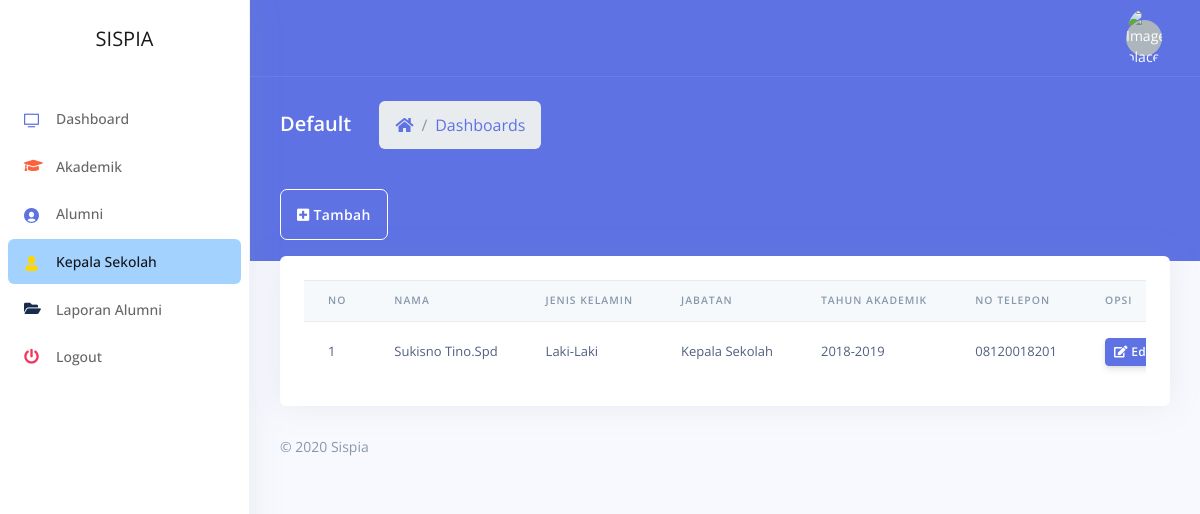
The app's page /index.php/kepsek with its own data.
### tables this page shows
CREATE TABLE `kepsek` (
  `nip` varchar(20) NOT NULL,
  `nama_kepsek` varchar(128) NOT NULL,
  `jenis_kelamin` enum('Laki-Laki','Perempuan') NOT NULL,
  `jabatan` varchar(50) NOT NULL,
  `no_hp` varchar(15) NOT NULL,
  `akademik_id` int(11) NOT NULL
);

CREATE TABLE `akademik` (
  `id_akm` int(11) NOT NULL,
  `tahun_ak` varchar(30) NOT NULL,
  `status` varchar(20) NOT NULL
);

### application/controllers/Kepsek.php (called while the page is built, shortened)
<?php
class Kepsek extends CI_Controller
{
  public function __construct()
  {
    $this->load->model('AppModel','app');
  }
  public function index()
  {
    $data['kepsek'] = $this->app->getKepsek();
    $data['user']   = $this->db->get_where('users', ['id_user' => $this->session->userdata('id_user')])->row_array();
    $this->load->view('kepsek/index', $data);
  }
}

### index.php (called while the page is built, shortened)
<?php
require_once BASEPATH.'core/CodeIgniter.php';

### application/models/AppModel.php (called while the page is built, shortened)
<?php
class AppModel extends CI_Model
{
  public function getKepsek()
  {
    $this->db->select('*');
    $this->db->from('kepsek');
    $this->db->join('akademik', 'akademik.id_akm=kepsek.akademik_id');
    $result = $this->db->get();
    return $result->result_array();
  }
}

### application/views/kepsek/index.php (the view, shortened to what this page needs)
<div class="main-content" id="panel">
  <div class="container-fluid mt--6">
    <div class="row">
      <div class="col-xl-12">
        <a href="<?= site_url('kepsek/tambah'); ?>" class="btn btn-outline-white mb-3 btn-lg"><i class="fas fa-plus-square"></i> Tambah</a>
        <div class="card">
          <div class="card-body">
            <div class="table-responsive">
              <table class="table align-items-center table-flush">
                <thead class="thead-light">
                  <tr>
                    <th scope="col">No</th>
                    <th scope="col">Nama</th>
                    <th scope="col">Jenis Kelamin</th>
                    <th scope="col">Jabatan</th>
                    <th scope="col">Tahun Akademik</th>
                    <th scope="col">No Telepon</th>
                    <th scope="col">Opsi</th>
                  </tr>
                </thead>
                <tbody>
                  <?php foreach ($kepsek as $key => $ks) : ?>
                    <tr>
                      <td><?= $key + 1; ?></td>
                      <td><?= $ks['nama_kepsek']; ?></td>
                      <td><?= $ks['jenis_kelamin']; ?></td>
                      <td><?= $ks['jabatan']; ?></td>
                      <td><?= $ks['tahun_ak']; ?></td>
                      <td><?= $ks['no_hp']; ?></td>
                      <td>
                        <a href="<?= site_url('kepsek/edit/'.$ks['nip']); ?>" class="btn btn-primary btn-sm"><i class="fas fa-edit"></i> Edit</a>
                      </td>
                    </tr>
                  <?php endforeach; ?>
                </tbody>
              </table>
            </div>
          </div>
        </div>
      </div>
    </div>
  </div>
</div>

### records on screen
kepsek: nama_kepsek "Sukisno Tino.Spd", jenis_kelamin "Laki-Laki", jabatan "Kepala Sekolah", akademik.tahun_ak "2018-2019", no_hp "08120018201"
